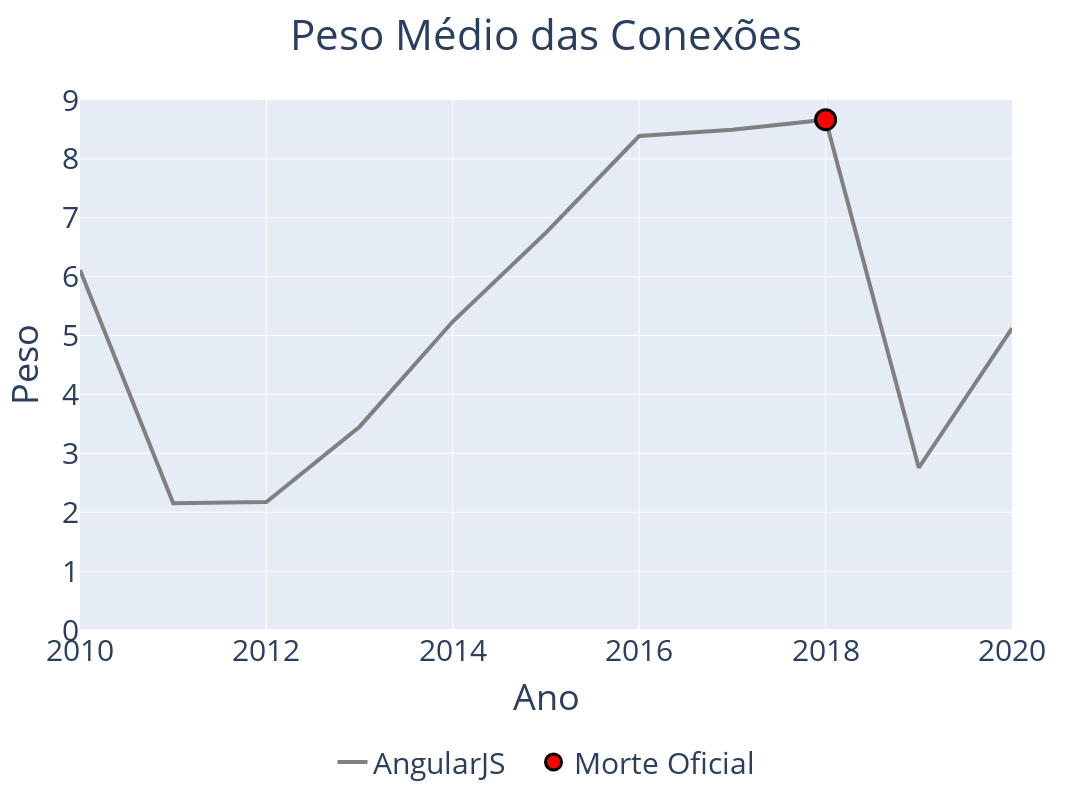

Notebook code cell kept with this figure:
### Code cell
#extrai os dados e define o padrão do layout
trace = go.Scatter(x = ano, 
                   y = tamanhomedio, 
                   mode = 'lines', 
                   name = 'AngularJS   ', 
                   line = dict(color = "gray", width = 4)
                   );

angularjs_death = go.Scatter(
    x = ['2018'],
    y = [tamanhomedio[8]],
    mode = 'markers',
    name = 'Morte Oficial',
    marker = {
        'size': 20,
        'line_color': 'black',
        'line_width': 3,
        'color': 'red',
    }
)

GraficoLinear(trace, [angularjs_death], 'Ano', 'Peso', 'Peso Médio das Conexões', y_range = [0, None])

### Figure 1 — Plotly figure (JSON) as saved in the notebook; plotly's stock layout.template omitted (floating-point values rounded to 4 significant figures)
{"data": [{"line": {"color": "gray", "width": 4}, "mode": "lines", "name": "AngularJS   ", "type": "scatter", "x": [2010, 2011, 2012, 2013, 2014, 2015, 2016, 2017, 2018, 2019, 2020], "y": [6.115, 2.151, 2.174, 3.452, 5.238, 6.747, 8.388, 8.494, 8.665, 2.755, 5.123]}, {"marker": {"color": "red", "line": {"color": "black", "width": 3}, "size": 20}, "mode": "markers", "name": "Morte Oficial", "type": "scatter", "x": ["2018"], "y": [8.665]}], "layout": {"font": {"size": 30}, "height": 800, "legend": {"font": {"size": 30}, "orientation": "h", "x": 0.5, "xanchor": "center", "y": -0.2, "yanchor": "top"}, "title": {"text": "Peso Médio das Conexões", "x": 0.5, "xanchor": "center"}, "width": 1700, "xaxis": {"title": {"text": "Ano"}}, "yaxis": {"range": [0, 9], "title": {"text": "Peso"}}}}
